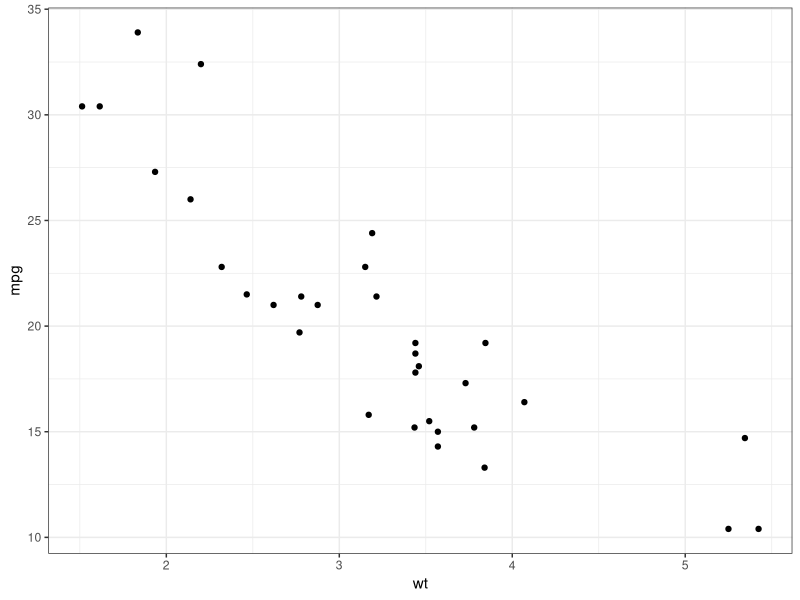

Recreate this plot in R.
## ---- chunk 1

data <- mtcars

library(ggplot2)

ggplot(data, aes(x = wt, y = mpg)) +
  geom_point() + 
  theme_bw()

